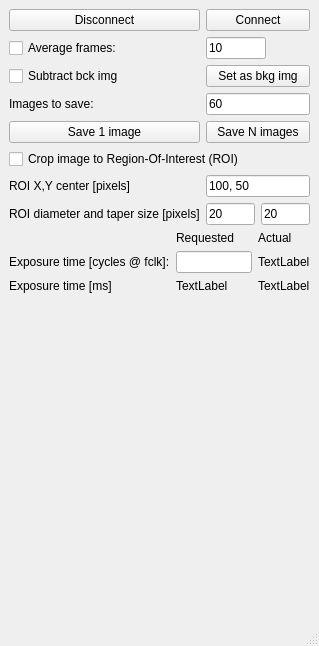
<?xml version="1.0" encoding="UTF-8"?>
<ui version="4.0">
 <class>MainWindow</class>
 <widget class="QMainWindow" name="MainWindow">
  <property name="geometry">
   <rect>
    <x>0</x>
    <y>0</y>
    <width>319</width>
    <height>646</height>
   </rect>
  </property>
  <property name="windowTitle">
   <string>MainWindow</string>
  </property>
  <widget class="QWidget" name="centralwidget">
   <layout class="QHBoxLayout" name="horizontalLayout">
    <item>
     <layout class="QGridLayout" name="gridLayout">
      <item row="2" column="1">
       <widget class="QLineEdit" name="editN">
        <property name="maximumSize">
         <size>
          <width>60</width>
          <height>16777215</height>
         </size>
        </property>
        <property name="text">
         <string>10</string>
        </property>
       </widget>
      </item>
      <item row="3" column="1">
       <widget class="QPushButton" name="pushButton">
        <property name="text">
         <string>Set as bkg img</string>
        </property>
       </widget>
      </item>
      <item row="3" column="0">
       <widget class="QCheckBox" name="chkSubtract">
        <property name="text">
         <string>Subtract bck img</string>
        </property>
       </widget>
      </item>
      <item row="8" column="0">
       <widget class="QLabel" name="label_7">
        <property name="text">
         <string>ROI diameter and taper size [pixels]</string>
        </property>
       </widget>
      </item>
      <item row="1" column="1">
       <widget class="QPushButton" name="btnConnect">
        <property name="text">
         <string>Connect</string>
        </property>
       </widget>
      </item>
      <item row="4" column="1">
       <widget class="QLineEdit" name="lineEdit">
        <property name="text">
         <string>60</string>
        </property>
       </widget>
      </item>
      <item row="5" column="1">
       <widget class="QPushButton" name="pushButton_3">
        <property name="text">
         <string>Save N images</string>
        </property>
       </widget>
      </item>
      <item row="4" column="0">
       <widget class="QLabel" name="label">
        <property name="text">
         <string>Images to save:</string>
        </property>
       </widget>
      </item>
      <item row="5" column="0">
       <widget class="QPushButton" name="pushButton_2">
        <property name="text">
         <string>Save 1 image</string>
        </property>
       </widget>
      </item>
      <item row="2" column="0">
       <widget class="QCheckBox" name="chkAvg">
        <property name="text">
         <string>Average frames:</string>
        </property>
       </widget>
      </item>
      <item row="6" column="0" colspan="2">
       <widget class="QCheckBox" name="chkROI">
        <property name="text">
         <string>Crop image to Region-Of-Interest (ROI)</string>
        </property>
       </widget>
      </item>
      <item row="7" column="0">
       <widget class="QLabel" name="label_6">
        <property name="text">
         <string>ROI X,Y center [pixels]</string>
        </property>
       </widget>
      </item>
      <item row="9" column="0" colspan="2">
       <layout class="QGridLayout" name="gridLayout_2">
        <item row="2" column="2">
         <widget class="QLabel" name="lblExposureMSActual">
          <property name="text">
           <string>TextLabel</string>
          </property>
         </widget>
        </item>
        <item row="2" column="1">
         <widget class="QLabel" name="lblExposureMSRequested">
          <property name="text">
           <string>TextLabel</string>
          </property>
         </widget>
        </item>
        <item row="1" column="1">
         <widget class="QLineEdit" name="editExposureCount"/>
        </item>
        <item row="1" column="2">
         <widget class="QLabel" name="lblExposureCounts">
          <property name="text">
           <string>TextLabel</string>
          </property>
         </widget>
        </item>
        <item row="2" column="0">
         <widget class="QLabel" name="label_5">
          <property name="text">
           <string>Exposure time [ms]</string>
          </property>
         </widget>
        </item>
        <item row="1" column="0">
         <widget class="QLabel" name="label_2">
          <property name="text">
           <string>Exposure time [cycles @ fclk]:</string>
          </property>
         </widget>
        </item>
        <item row="0" column="1">
         <widget class="QLabel" name="label_3">
          <property name="text">
           <string>Requested</string>
          </property>
         </widget>
        </item>
        <item row="0" column="2">
         <widget class="QLabel" name="label_4">
          <property name="text">
           <string>Actual</string>
          </property>
         </widget>
        </item>
       </layout>
      </item>
      <item row="7" column="1">
       <widget class="QLineEdit" name="editROIcenter">
        <property name="text">
         <string>100, 50</string>
        </property>
       </widget>
      </item>
      <item row="8" column="1">
       <layout class="QHBoxLayout" name="horizontalLayout_2">
        <item>
         <widget class="QLineEdit" name="editROIradius">
          <property name="text">
           <string>20</string>
          </property>
         </widget>
        </item>
        <item>
         <widget class="QLineEdit" name="editROItaper">
          <property name="text">
           <string>20</string>
          </property>
         </widget>
        </item>
       </layout>
      </item>
      <item row="1" column="0">
       <widget class="QPushButton" name="btnDisconnect">
        <property name="text">
         <string>Disconnect</string>
        </property>
       </widget>
      </item>
      <item row="10" column="1">
       <spacer name="verticalSpacer">
        <property name="orientation">
         <enum>Qt::Vertical</enum>
        </property>
        <property name="sizeHint" stdset="0">
         <size>
          <width>20</width>
          <height>40</height>
         </size>
        </property>
       </spacer>
      </item>
     </layout>
    </item>
   </layout>
  </widget>
  <widget class="QStatusBar" name="statusbar"/>
 </widget>
 <resources/>
 <connections/>
</ui>
